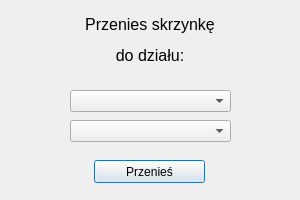
<?xml version="1.0" encoding="UTF-8"?>
<ui version="4.0">
 <class>przenies_sk</class>
 <widget class="QDialog" name="przenies_sk">
  <property name="geometry">
   <rect>
    <x>0</x>
    <y>0</y>
    <width>300</width>
    <height>200</height>
   </rect>
  </property>
  <property name="windowTitle">
   <string>Dialog</string>
  </property>
  <widget class="QLabel" name="label">
   <property name="geometry">
    <rect>
     <x>0</x>
     <y>0</y>
     <width>300</width>
     <height>81</height>
    </rect>
   </property>
   <property name="font">
    <font>
     <pointsize>12</pointsize>
    </font>
   </property>
   <property name="text">
    <string>&lt;html&gt;&lt;head/&gt;&lt;body&gt;&lt;p&gt;Przenies skrzynkę&lt;/p&gt;&lt;p&gt;do działu:&lt;/p&gt;&lt;/body&gt;&lt;/html&gt;</string>
   </property>
   <property name="alignment">
    <set>Qt::AlignCenter</set>
   </property>
  </widget>
  <widget class="QComboBox" name="dzial">
   <property name="geometry">
    <rect>
     <x>70</x>
     <y>120</y>
     <width>161</width>
     <height>22</height>
    </rect>
   </property>
  </widget>
  <widget class="QComboBox" name="skrzynka">
   <property name="geometry">
    <rect>
     <x>70</x>
     <y>90</y>
     <width>161</width>
     <height>22</height>
    </rect>
   </property>
  </widget>
  <widget class="QPushButton" name="przenies">
   <property name="geometry">
    <rect>
     <x>94</x>
     <y>160</y>
     <width>111</width>
     <height>23</height>
    </rect>
   </property>
   <property name="text">
    <string>Przenieś</string>
   </property>
  </widget>
 </widget>
 <resources/>
 <connections/>
</ui>
